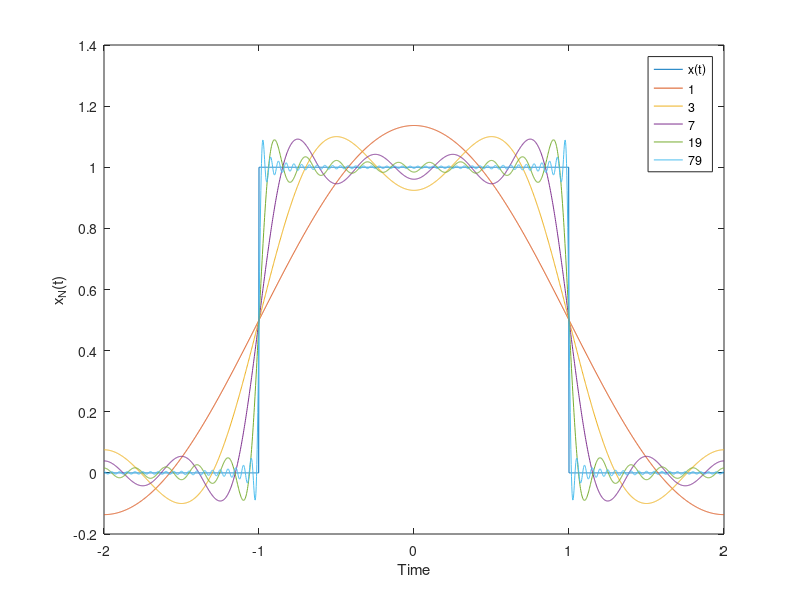

Write the MATLAB code that produced this figure.
clear; close all; clc;
t = -2 : 0.002  :2;  % time axis
x = [zeros(1,500),ones(1,1000),zeros(1,501)]; % square wave 
figure
plot(t,x); hold on;
N=[1,3,7,19,79];
m = 1:N(1);
an = sinc(m/2); % Fourier coefficients for x(t)
fN =0.5+sum(diag(an)*cos(m'*pi*t/2),1); % Truncated Fourier series
plot(t,fN);hold on;
m = 1:N(2);
an = sinc(m/2); % Fourier coefficients for x(t)
fN =0.5+ sum(diag(an)*cos(m'*pi*t/2),1); % Truncated Fourier series
plot(t,fN);hold on;
m = 1:N(3);
an = sinc(m/2); % Fourier coefficients for x(t)
fN =0.5+ sum(diag(an)*cos(m'*pi*t/2),1); % Truncated Fourier series
plot(t,fN);hold on;
m = 1:N(4);
an = sinc(m/2); % Fourier coefficients for x(t)
fN =0.5+ sum(diag(an)*cos(m'*pi*t/2),1); % Truncated Fourier series
plot(t,fN);hold on;
m = 1:N(5);
an = sinc(m/2); % Fourier coefficients for x(t)
fN = 0.5+ sum(diag(an)*cos(m'*pi*t/2),1); % Truncated Fourier series
plot(t,fN);hold off;
legend('x(t)',int2str(N(1)),int2str(N(2)),int2str(N(3)),int2str(N(4)),int2str(N(5)));
xlabel('Time'), ylabel('x_N(t)');